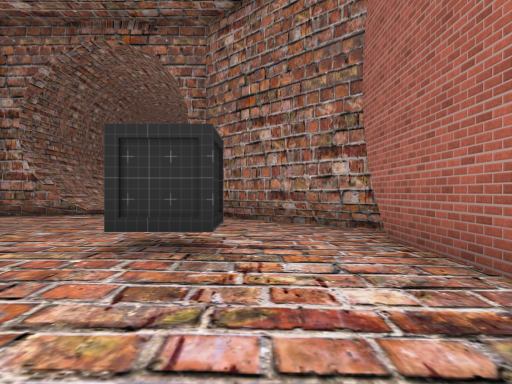
view 1 (above)

19 first-person views from a walk through a scene from a Unity 3-D project. The camera is 1.2 m above the floor, looks level and sees 75° across. The floor is counted in squares, 2 m on a side. Each view is taken from the middle of a square. On the plan, view 1 faces up. The plan holds only what a view shows up to about 10 squares ahead; the rest is blank. The place goes on beyond the plan. The player character is not drawn. Some surface patterns are stand-ins.

view 2
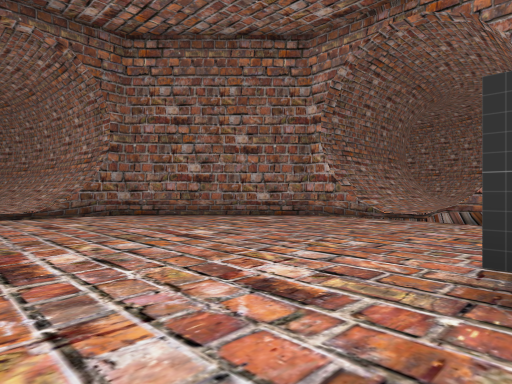

view 3
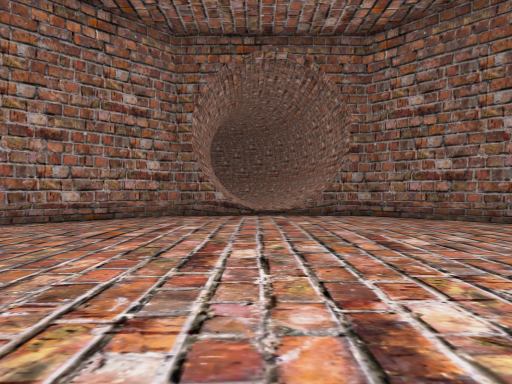

view 4
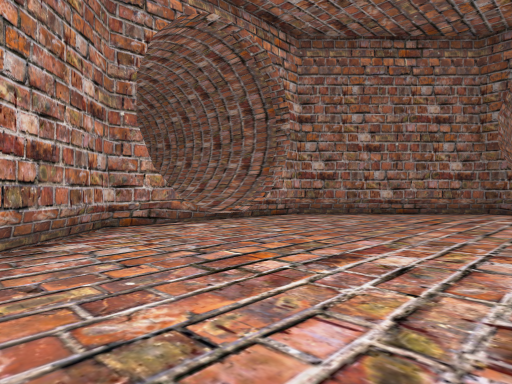

view 5
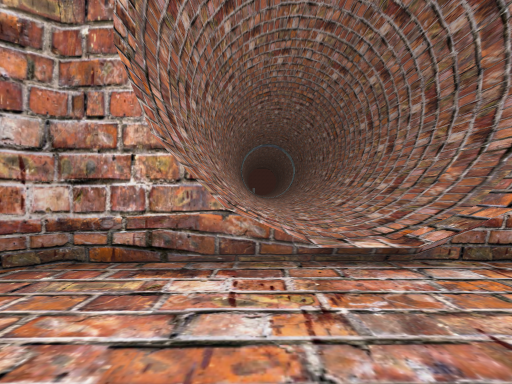

view 6
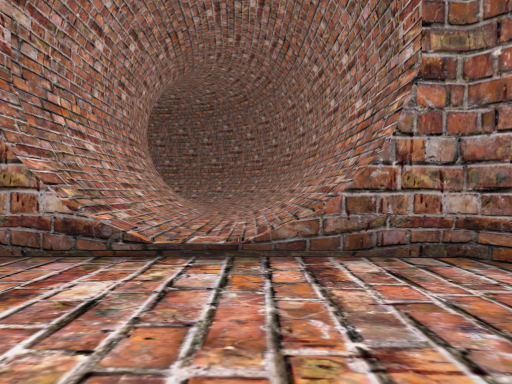

view 7
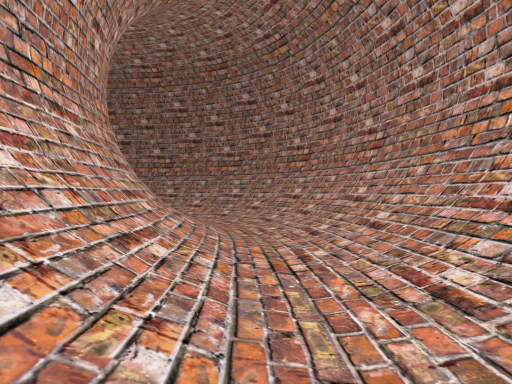

view 8
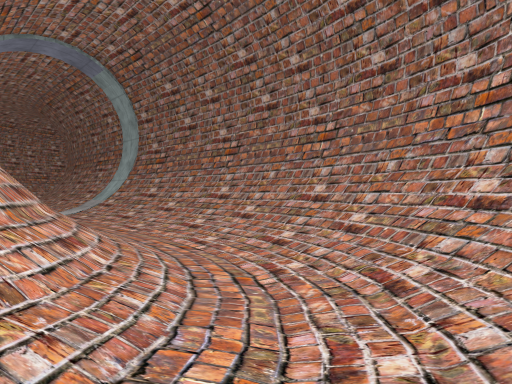

view 9
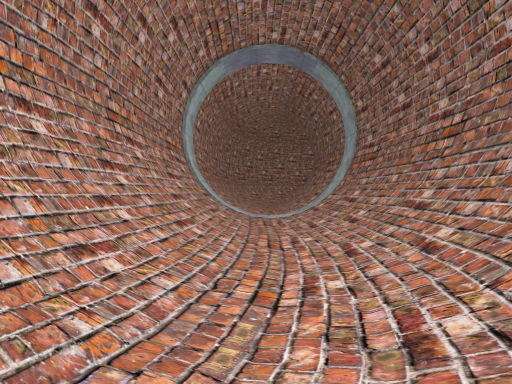

view 10
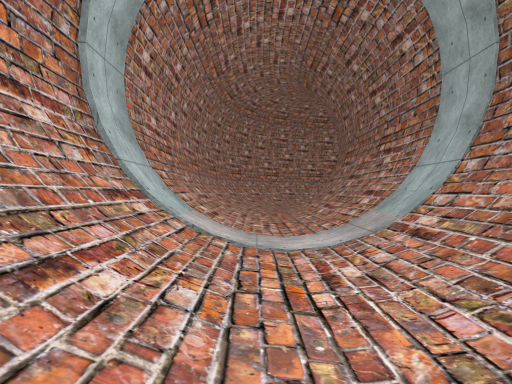

view 11
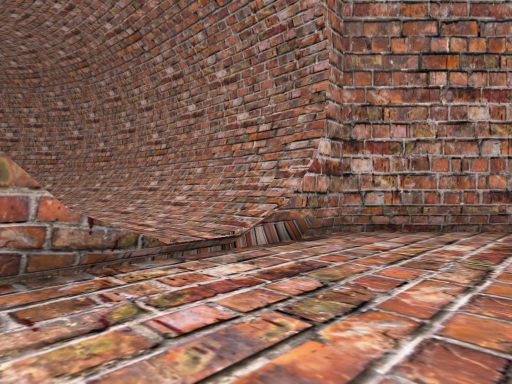

view 12
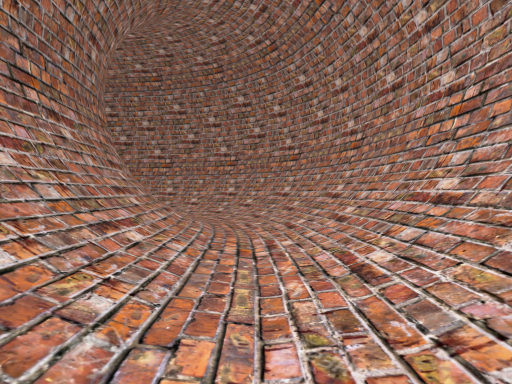

view 13
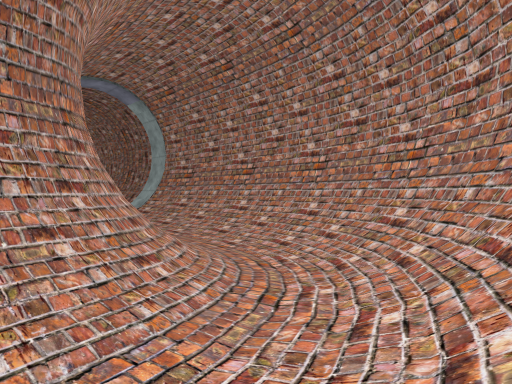

view 14
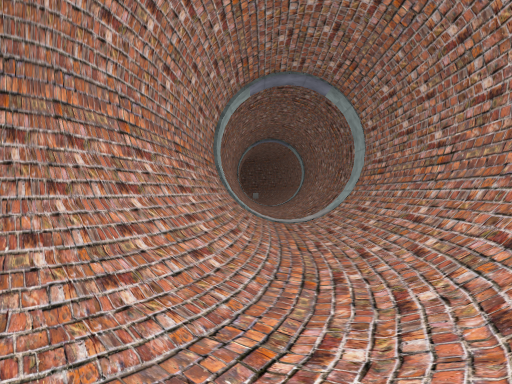

view 15
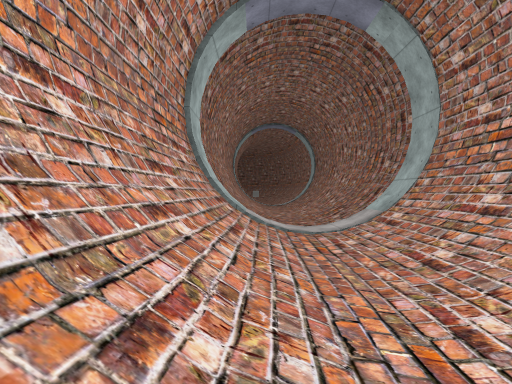

view 16
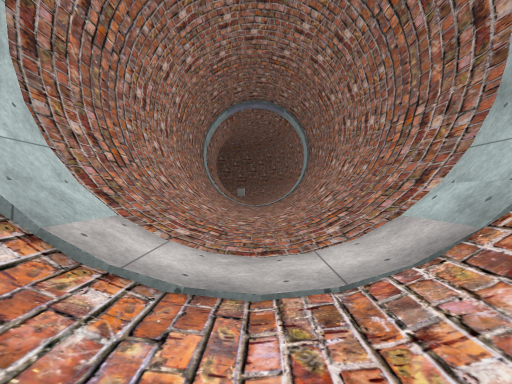

view 17
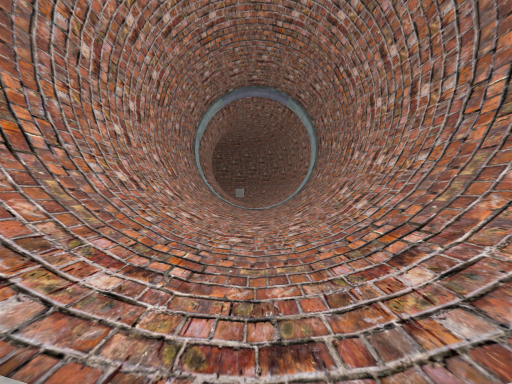

view 18
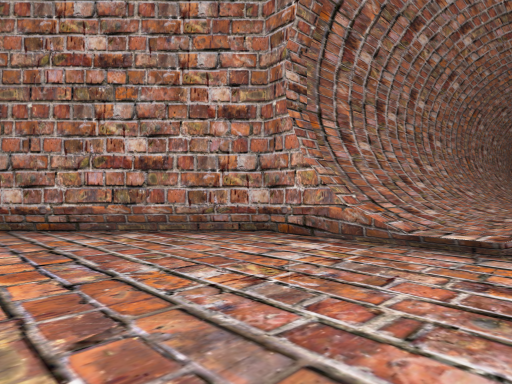

view 19
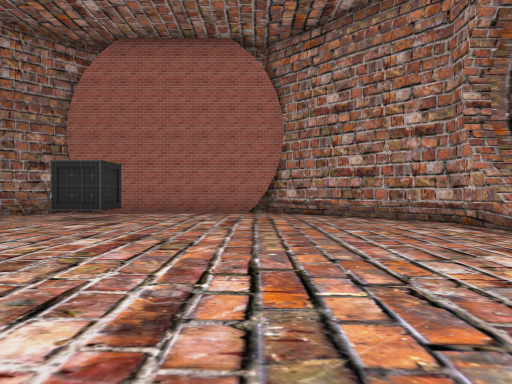

### Floor plan
Key: @ floor where view 1 was taken; # wall or solid block; . main floor; : floor 0.25 m higher than the main floor; + floor 0.5 m higher than the main floor; / step, stairs or slope; C crate.
Columns run from 24 left of view 1 to 2 right of it. Each row starts with its distance up from view 1.
 21 ####################
 20 ///////////////////##
 19 :::::::::::::::::://##
 18 //////////////////::/##
 17 #################//://#
 16                 ##//:/#
 15                  ##/:/#
 14                   #/:/#
 13                   #/:/#
 12                   #/:/#
 11                   #/:/#
 10                   #/:/#
  9                 ###/:/###
  8                ##.......##
  7               ##.........##
  6              ##...........#
  5         ######............#
  4     #######///.........C..#
  3    ##//////+++.........C..#
  2   ##//::::::::............#
  1   #//:////////............#
  0   #/://#######..........@.#
 -1   #/:/##     ##...........#
 -2  ##/:/#       ##.........##
 -3  ##/:/#        ##.......##
 -4  ##+:/#         ###/:/###
 -5  ##+:/#           #/:/#
 -6  ##+:/#           #/:/#
 -7  ##+:/#           #/:/#
 -8  ##+:/#           #/:/#
 -9  #/+:/#           #/:/#
-10  #/+:/#           #/:/#
-11  ##+:/#           #/:/#

Where each view was taken, in squares from view 1:
view 1: 0 up, 0 right, facing up
view 2: 1 up, 1 left, facing up-left
view 3: 2 up, 1 left, facing left
view 4: 2 up, 1 right, facing down-left
view 5: 1 down, 3 left, facing down
view 6: 3 up, 7 left, facing left
view 7: 2 up, 12 left, facing left
view 8: 2 up, 18 left, facing down-left
view 9: 1 up, 20 left, facing down
view 10: 4 down, 20 left, facing down
view 11: 6 up, 6 left, facing up-right
view 12: 10 up, 4 left, facing up
view 13: 15 up, 3 left, facing up-left
view 14: 18 up, 4 left, facing left
view 15: 18 up, 8 left, facing left
view 16: 19 up, 12 left, facing left
view 17: 19 up, 14 left, facing left
view 18: 0 up, 5 left, facing down-right
view 19: 0 up, 8 left, facing right
